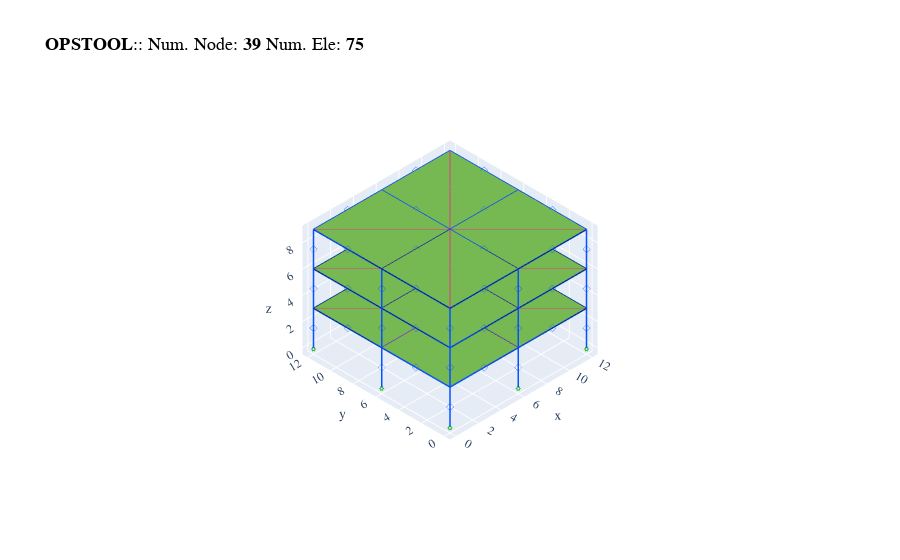

The notebook cell this image was saved under:
### Code cell
#%% Creación del modelo

wipe()
model('basic','-ndm',3,'-ndf',6)


#%% Definicion de nodos
coordx = [0, 6, 12]
coordy = [0, 6, 12]
coordz = [0, 3, 6, 9]

masas = [90,90,90]

coords = ut.creategrid3D(coordx,coordy,coordz,1,masas)
fixZ(0.0,1,1,1,1,1,1)

#%% Definición de materiales (son según norma colombiana NSR-10, similares detallamiento especial del ACI)
fc = 28
fy = 420
noconf, conf, acero = ut.col_materials(fc,fy)

#%% Definición de elementos

Bcol = 0.35 # base de la columna
Hcol = 0.35 # altura de la columna
Bvig = 0.25 # base de la viga
Hvig = 0.40 # altura de la viga

c = 0.05  # recubrimiento de las secciones

As4 = 0.000127 # area barra #4
As5 = 0.0002 # area barra #5
As6 = 0.000286
As7 = 0.000387 # area barra #7

col30x30 = 101 # tag de la columna
vig30x40 = 201 # tag de la viga

ut.create_rect_RC_section(col30x30, Hcol, Bcol, c, conf, noconf, acero, 4, As5, 4, As5, 6, As5)
ut.create_rect_RC_section(vig30x40, Hvig, Bvig, c, conf, noconf, acero, 3, As4, 3, As4)

#%% Creando los elementos
coltags = [col30x30,col30x30, col30x30] # one section tag per floor
# cols, vigx, vigy = ut.create_elements3D(coordx, coordy, coordz, col30x30, vig30x40, vig30x40)
cols, vigx, vigy, sectag_col = ut.create_elements3D(coordx, coordy, coordz, coltags, vig30x40, vig30x40)

#%% Creando la losa
hslab = 0.10 # altura de la losa
Eslab = 1000*4400*(28)**0.5 # módulo de elasticidad de la losa
pois = 0.3 # relación de Poisson de la losa


ut.create_slabs(coordx, coordy, coordz, hslab, Eslab, pois)
# vfo.plot_model(show_nodetags='yes', show_eletags='yes', show_nodes='yes')

#%% Cargando las vigas
floorx = -20  
floory = -20
roofx = -10 
roofy = -10
ut.load_beams3D(-20, -10, -20, -10, vigx, vigy, coordx, coordy)

#%% calculando modos

eig = eigen('-fullGenLapack',(len(coordz)-1)*2)
modalProperties('-print', '-unorm')

opst.post.save_model_data(odb_tag=1)
opsvis2.set_plot_props(point_size=0, line_width=3)
fig = opsvis2.plot_model(odb_tag=1, show_outline=True)
fig.show()

### Figure 1 — Plotly figure (JSON) as saved in the notebook; plotly's stock layout.template omitted (floating-point values rounded to 4 significant figures; data arrays with more than 128 entries replaced by an {"elided": "..."} marker saying what was removed)
{"data": [{"color": "#76b852", "hoverinfo": "skip", "i": [0, 0, 4, 4, 8, 8, 12, 12, 16, 16, 20, 20, 24, 24, 28, 28, 32, 32, 36, 36, 40, 40, 44, 44], "j": [1, 2, 5, 6, 9, 10, 13, 14, 17, 18, 21, 22, 25, 26, 29, 30, 33, 34, 37, 38, 41, 42, 45, 46], "k": [2, 3, 6, 7, 10, 11, 14, 15, 18, 19, 22, 23, 26, 27, 30, 31, 34, 35, 38, 39, 42, 43, 46, 47], "name": "ShellDKGQ", "opacity": 1, "type": "mesh3d", "x": [0, 6, 6, 0, 0, 6, 6, 0, 6, 12, 12, 6, 6, 12, 12, 6, 0, 6, 6, 0, 0, 6, 6, 0, 6, 12, 12, 6, 6, 12, 12, 6, 0, 6, 6, 0, 0, 6, 6, 0, 6, 12, 12, 6, 6, 12, 12, 6], "y": [0, 0, 6, 6, 6, 6, 12, 12, 0, 0, 6, 6, 6, 6, 12, 12, 0, 0, 6, 6, 6, 6, 12, 12, 0, 0, 6, 6, 6, 6, 12, 12, 0, 0, 6, 6, 6, 6, 12, 12, 0, 0, 6, 6, 6, 6, 12, 12], "z": [3, 3, 3, 3, 3, 3, 3, 3, 3, 3, 3, 3, 3, 3, 3, 3, 6, 6, 6, 6, 6, 6, 6, 6, 6, 6, 6, 6, 6, 6, 6, 6, 9, 9, 9, 9, 9, 9, 9, 9, 9, 9, 9, 9, 9, 9, 9, 9]}, {"connectgaps": false, "hoverinfo": "skip", "line": {"color": "black", "width": 1}, "mode": "lines", "name": "Edge", "type": "scatter3d", "x": [0, 6, 6, 0, 0, null, 0, 6, 6, 0, 0, null, 6, 12, 12, 6, 6, null, 6, 12, 12, 6, 6, null, 0, 6, 6, 0, 0, null, 0, 6, 6, 0, 0, null, 6, 12, 12, 6, 6, null, 6, 12, 12, 6, 6, null, 0, 6, 6, 0, 0, null, 0, 6, 6, 0, 0, null, 6, 12, 12, 6, 6, null, 6, 12, 12, 6, 6, null], "y": [0, 0, 6, 6, 0, null, 6, 6, 12, 12, 6, null, 0, 0, 6, 6, 0, null, 6, 6, 12, 12, 6, null, 0, 0, 6, 6, 0, null, 6, 6, 12, 12, 6, null, 0, 0, 6, 6, 0, null, 6, 6, 12, 12, 6, null, 0, 0, 6, 6, 0, null, 6, 6, 12, 12, 6, null, 0, 0, 6, 6, 0, null, 6, 6, 12, 12, 6, null], "z": [3, 3, 3, 3, 3, null, 3, 3, 3, 3, 3, null, 3, 3, 3, 3, 3, null, 3, 3, 3, 3, 3, null, 6, 6, 6, 6, 6, null, 6, 6, 6, 6, 6, null, 6, 6, 6, 6, 6, null, 6, 6, 6, 6, 6, null, 9, 9, 9, 9, 9, null, 9, 9, 9, 9, 9, null, 9, 9, 9, 9, 9, null, 9, 9, 9, 9, 9, null]}, {"connectgaps": false, "hoverinfo": "skip", "line": {"color": "#0652ff", "width": 3}, "mode": "lines", "name": "ForceBeamColumn3d", "type": "scatter3d", "x": {"elided": "189 int values"}, "y": {"elided": "189 int values"}, "z": {"elided": "189 int values"}}, {"customdata": ["eleTag: 100<br>connectedNodes:<br> [10001 20001 20101 10101]", "eleTag: 101<br>connectedNodes:<br> [10101 20101 20201 10201]", "eleTag: 102<br>connectedNodes:<br> [20001 30001 30101 20101]", "eleTag: 103<br>connectedNodes:<br> [20101 30101 30201 20201]", "eleTag: 200<br>connectedNodes:<br> [10002 20002 20102 10102]", "eleTag: 201<br>connectedNodes:<br> [10102 20102 20202 10202]", "eleTag: 202<br>connectedNodes:<br> [20002 30002 30102 20102]", "eleTag: 203<br>connectedNodes:<br> [20102 30102 30202 20202]", "eleTag: 300<br>connectedNodes:<br> [10003 20003 20103 10103]", "eleTag: 301<br>connectedNodes:<br> [10103 20103 20203 10203]", "eleTag: 302<br>connectedNodes:<br> [20003 30003 30103 20103]", "eleTag: 303<br>connectedNodes:<br> [20103 30103 30203 20203]"], "hovertemplate": "%{customdata}", "marker": {"color": "#76b852", "size": 2, "symbol": "diamond-open"}, "mode": "markers", "name": "ShellDKGQ", "type": "scatter3d", "x": [3, 3, 9, 9, 3, 3, 9, 9, 3, 3, 9, 9], "y": [3, 9, 3, 9, 3, 9, 3, 9, 3, 9, 3, 9], "z": [3, 3, 3, 3, 6, 6, 6, 6, 9, 9, 9, 9]}, {"customdata": ["eleTag: 10000<br>connectedNodes:<br> [10000 10001]", "eleTag: 10001<br>connectedNodes:<br> [10100 10101]", "eleTag: 10002<br>connectedNodes:<br> [10200 10201]", "eleTag: 10100<br>connectedNodes:<br> [20000 20001]", "eleTag: 10101<br>connectedNodes:<br> [20100 20101]", "eleTag: 10102<br>connectedNodes:<br> [20200 20201]", "eleTag: 10200<br>connectedNodes:<br> [30000 30001]", "eleTag: 10201<br>connectedNodes:<br> [30100 30101]", "eleTag: 10202<br>connectedNodes:<br> [30200 30201]", "eleTag: 20000<br>connectedNodes:<br> [10001 10002]", "eleTag: 20001<br>connectedNodes:<br> [10101 10102]", "eleTag: 20002<br>connectedNodes:<br> [10201 10202]", "eleTag: 20100<br>connectedNodes:<br> [20001 20002]", "eleTag: 20101<br>connectedNodes:<br> [20101 20102]", "eleTag: 20102<br>connectedNodes:<br> [20201 20202]", "eleTag: 20200<br>connectedNodes:<br> [30001 30002]", "eleTag: 20201<br>connectedNodes:<br> [30101 30102]", "eleTag: 20202<br>connectedNodes:<br> [30201 30202]", "eleTag: 30000<br>connectedNodes:<br> [10002 10003]", "eleTag: 30001<br>connectedNodes:<br> [10102 10103]", "eleTag: 30002<br>connectedNodes:<br> [10202 10203]", "eleTag: 30100<br>connectedNodes:<br> [20002 20003]", "eleTag: 30101<br>connectedNodes:<br> [20102 20103]", "eleTag: 30102<br>connectedNodes:<br> [20202 20203]", "eleTag: 30200<br>connectedNodes:<br> [30002 30003]", "eleTag: 30201<br>connectedNodes:<br> [30102 30103]", "eleTag: 30202<br>connectedNodes:<br> [30202 30203]", "eleTag: 1010000<br>connectedNodes:<br> [10001 20001]", "eleTag: 1010100<br>connectedNodes:<br> [20001 30001]", "eleTag: 1020000<br>connectedNodes:<br> [10101 20101]", "eleTag: 1020100<br>connectedNodes:<br> [20101 30101]", "eleTag: 1030000<br>connectedNodes:<br> [10201 20201]", "eleTag: 1030100<br>connectedNodes:<br> [20201 30201]", "eleTag: 2010000<br>connectedNodes:<br> [10002 20002]", "eleTag: 2010100<br>connectedNodes:<br> [20002 30002]", "eleTag: 2020000<br>connectedNodes:<br> [10102 20102]", "eleTag: 2020100<br>connectedNodes:<br> [20102 30102]", "eleTag: 2030000<br>connectedNodes:<br> [10202 20202]", "eleTag: 2030100<br>connectedNodes:<br> [20202 30202]", "eleTag: 3010000<br>connectedNodes:<br> [10003 20003]", "eleTag: 3010100<br>connectedNodes:<br> [20003 30003]", "eleTag: 3020000<br>connectedNodes:<br> [10103 20103]", "eleTag: 3020100<br>connectedNodes:<br> [20103 30103]", "eleTag: 3030000<br>connectedNodes:<br> [10203 20203]", "eleTag: 3030100<br>connectedNodes:<br> [20203 30203]", "eleTag: 10010000<br>connectedNodes:<br> [10001 10101]", "eleTag: 10010100<br>connectedNodes:<br> [10101 10201]", "eleTag: 10020000<br>connectedNodes:<br> [20001 20101]", "eleTag: 10020100<br>connectedNodes:<br> [20101 20201]", "eleTag: 10030000<br>connectedNodes:<br> [30001 30101]", "eleTag: 10030100<br>connectedNodes:<br> [30101 30201]", "eleTag: 20010000<br>connectedNodes:<br> [10002 10102]", "eleTag: 20010100<br>connectedNodes:<br> [10102 10202]", "eleTag: 20020000<br>connectedNodes:<br> [20002 20102]", "eleTag: 20020100<br>connectedNodes:<br> [20102 20202]", "eleTag: 20030000<br>connectedNodes:<br> [30002 30102]", "eleTag: 20030100<br>connectedNodes:<br> [30102 30202]", "eleTag: 30010000<br>connectedNodes:<br> [10003 10103]", "eleTag: 30010100<br>connectedNodes:<br> [10103 10203]", "eleTag: 30020000<br>connectedNodes:<br> [20003 20103]", "eleTag: 30020100<br>connectedNodes:<br> [20103 20203]", "eleTag: 30030000<br>connectedNodes:<br> [30003 30103]", "eleTag: 30030100<br>connectedNodes:<br> [30103 30203]"], "hovertemplate": "%{customdata}", "marker": {"color": "#0652ff", "size": 2, "symbol": "diamond-open"}, "mode": "markers", "name": "ForceBeamColumn3d", "type": "scatter3d", "x": [0, 0, 0, 6, 6, 6, 12, 12, 12, 0, 0, 0, 6, 6, 6, 12, 12, 12, 0, 0, 0, 6, 6, 6, 12, 12, 12, 3, 9, 3, 9, 3, 9, 3, 9, 3, 9, 3, 9, 3, 9, 3, 9, 3, 9, 0, 0, 6, 6, 12, 12, 0, 0, 6, 6, 12, 12, 0, 0, 6, 6, 12, 12], "y": [0, 6, 12, 0, 6, 12, 0, 6, 12, 0, 6, 12, 0, 6, 12, 0, 6, 12, 0, 6, 12, 0, 6, 12, 0, 6, 12, 0, 0, 6, 6, 12, 12, 0, 0, 6, 6, 12, 12, 0, 0, 6, 6, 12, 12, 3, 9, 3, 9, 3, 9, 3, 9, 3, 9, 3, 9, 3, 9, 3, 9, 3, 9], "z": [1.5, 1.5, 1.5, 1.5, 1.5, 1.5, 1.5, 1.5, 1.5, 4.5, 4.5, 4.5, 4.5, 4.5, 4.5, 4.5, 4.5, 4.5, 7.5, 7.5, 7.5, 7.5, 7.5, 7.5, 7.5, 7.5, 7.5, 3, 3, 3, 3, 3, 3, 6, 6, 6, 6, 6, 6, 9, 9, 9, 9, 9, 9, 3, 3, 3, 3, 3, 3, 6, 6, 6, 6, 6, 6, 9, 9, 9, 9, 9, 9]}, {"customdata": ["1", "2", "3", "10000", "10001", "10002", "10003", "10100", "10101", "10102", "10103", "10200", "10201", "10202", "10203", "20000", "20001", "20002", "20003", "20100", "20101", "20102", "20103", "20200", "20201", "20202", "20203", "30000", "30001", "30002", "30003", "30100", "30101", "30102", "30103", "30200", "30201", "30202", "30203"], "hovertemplate": "x: %{x}<br>y: %{y}<br>z: %{z} <br>nodeTag: %{customdata}", "marker": {"color": "#580f41", "size": 1e-05, "symbol": "circle"}, "mode": "markers", "name": "Nodes", "type": "scatter3d", "x": [6, 6, 6, 0, 0, 0, 0, 0, 0, 0, 0, 0, 0, 0, 0, 6, 6, 6, 6, 6, 6, 6, 6, 6, 6, 6, 6, 12, 12, 12, 12, 12, 12, 12, 12, 12, 12, 12, 12], "y": [6, 6, 6, 0, 0, 0, 0, 6, 6, 6, 6, 12, 12, 12, 12, 0, 0, 0, 0, 6, 6, 6, 6, 12, 12, 12, 12, 0, 0, 0, 0, 6, 6, 6, 6, 12, 12, 12, 12], "z": [3, 6, 9, 0, 3, 6, 9, 0, 3, 6, 9, 0, 3, 6, 9, 0, 3, 6, 9, 0, 3, 6, 9, 0, 3, 6, 9, 0, 3, 6, 9, 0, 3, 6, 9, 0, 3, 6, 9]}, {"connectgaps": false, "hoverinfo": "skip", "line": {"color": "#15b01a", "width": 1}, "mode": "lines", "name": "BC", "type": "scatter3d", "x": {"elided": "180 float values"}, "y": {"elided": "180 float values"}, "z": {"elided": "180 float values"}}, {"connectgaps": false, "hoverinfo": "skip", "line": {"color": "#FF1493", "width": 1.5}, "mode": "lines", "name": "mp constraint", "type": "scatter3d", "x": [6, 0, null, 6, 0, null, 6, 0, null, 6, 6, null, 6, 6, null, 6, 6, null, 6, 12, null, 6, 12, null, 6, 12, null, 6, 0, null, 6, 0, null, 6, 0, null, 6, 6, null, 6, 6, null, 6, 6, null, 6, 12, null, 6, 12, null, 6, 12, null, 6, 0, null, 6, 0, null, 6, 0, null, 6, 6, null, 6, 6, null, 6, 6, null, 6, 12, null, 6, 12, null, 6, 12, null], "y": [6, 0, null, 6, 6, null, 6, 12, null, 6, 0, null, 6, 6, null, 6, 12, null, 6, 0, null, 6, 6, null, 6, 12, null, 6, 0, null, 6, 6, null, 6, 12, null, 6, 0, null, 6, 6, null, 6, 12, null, 6, 0, null, 6, 6, null, 6, 12, null, 6, 0, null, 6, 6, null, 6, 12, null, 6, 0, null, 6, 6, null, 6, 12, null, 6, 0, null, 6, 6, null, 6, 12, null], "z": [3, 3, null, 3, 3, null, 3, 3, null, 3, 3, null, 3, 3, null, 3, 3, null, 3, 3, null, 3, 3, null, 3, 3, null, 6, 6, null, 6, 6, null, 6, 6, null, 6, 6, null, 6, 6, null, 6, 6, null, 6, 6, null, 6, 6, null, 6, 6, null, 9, 9, null, 9, 9, null, 9, 9, null, 9, 9, null, 9, 9, null, 9, 9, null, 9, 9, null, 9, 9, null, 9, 9, null]}], "layout": {"autosize": true, "font": {"family": "Arial, sans-serif"}, "scene": {"aspectmode": "data", "aspectratio": {"x": 1, "y": 1, "z": 1}, "camera": {"eye": {"x": -3.5, "y": -3.5, "z": 3.5}, "projection": {"type": "orthographic"}}}, "showlegend": false, "title": {"font": {"color": "black", "family": "courier", "size": 18}, "text": "<b>OPSTOOL</b>:: Num. Node: <b>39</b> Num. Ele: <b>75</b>"}}}
